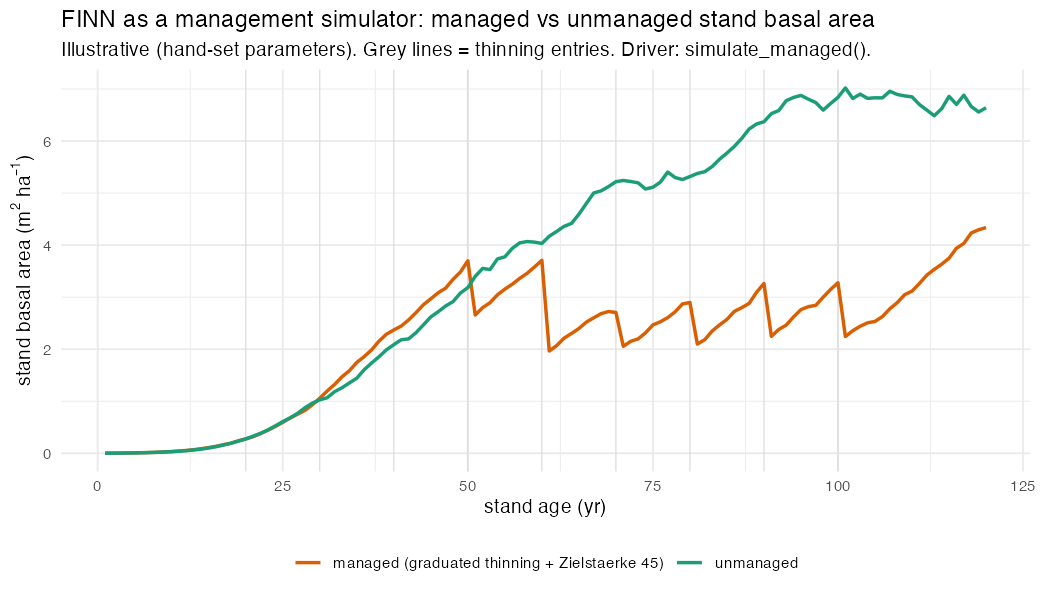

Here is the R script that generated this plot:
# Illustrative managed-vs-unmanaged demonstration of the management tool.
# NOTE: parameters are hand-set (NOT fitted) purely to produce a plausible stand
# so the mechanism is visible; the real calibration is the NW-FVA yield-table fit.
suppressMessages(devtools::load_all(".", quiet = TRUE)); suppressMessages(library(data.table)); suppressMessages(library(ggplot2))
FINN.seed(1)
H <- 120
env <- data.table(expand.grid(siteID = 1:2, year = 1:H)); env[, climate := 0]
m <- finn(N_species = 1L,
  competition_process  = createProcess(~0, FINN::competition,  initSpecies = matrix(c(0.3, 0.2), 1, 2)),
  growth_process       = createProcess(~1, FINN::growth,       initSpecies = matrix(c(0.05, 0.045), 1, 2), initEnv = list(matrix(-1.7, 1, 1))),
  regeneration_process = createProcess(~1, FINN::regeneration, initSpecies = matrix(0.05, 1, 1),           initEnv = list(matrix(2.2, 1, 1))),
  mortality_process    = createProcess(~1, FINN::mortality,    initSpecies = matrix(c(0,0,0), 1, 3),        initEnv = list(matrix(-2.5, 1, 1))))

ha <- function(sim, v) { d <- setDT(sim$long$site); d[variable == v, .(val = sum(value)/0.1/2), by = year] }  # per-ha, avg 2 sites

# unmanaged
base <- predict(m, init_cohort = NULL, env = env, patches = 30, patch_size = 0.1, device = "cpu")
b_ba <- ha(base, "ba"); setnames(b_ba, "val", "ba")

# managed: graduated thinning (below->above) every 10 yr from age 20, target 45 cm
sched <- data.frame(year = seq(20, 100, by = 10))
sched$prescription <- I(replicate(nrow(sched),
  management_params(thinning_intensity = 0.2,
                    thinning_size_bias = graduated_bias(from = -0.6, to = 0.8, ref = 45),
                    target_diameter = 45, target_harvest_fraction = 0.5), simplify = FALSE))
run <- simulate_managed(m, env = env, patches = 30, schedule = sched, patch_size = 0.1, device = "cpu")
m_ba <- setDT(run$trajectory)[variable == "ba", .(ba = sum(value)/0.1/length(unique(siteID))), by = year]

cat("=== harvest log (site 1) ===\n"); print(head(run$harvest, 12))
cat(sprintf("\nunmanaged BA @120 = %.1f ; managed BA @120 = %.1f m2/ha\n",
            b_ba[year==H]$ba, m_ba[year==max(m_ba$year)]$ba))

df <- rbind(data.frame(year = b_ba$year, ba = b_ba$ba, regime = "unmanaged"),
            data.frame(year = m_ba$year, ba = m_ba$ba, regime = "managed (graduated thinning + Zielstaerke 45)"))
p <- ggplot(df, aes(year, ba, colour = regime)) +
  geom_vline(xintercept = seq(20,100,10), colour = "grey85", linewidth = 0.3) +
  geom_line(linewidth = 0.9) +
  scale_colour_manual(values = c("unmanaged" = "#1b9e77", "managed (graduated thinning + Zielstaerke 45)" = "#d95f02"), name = NULL) +
  labs(title = "FINN as a management simulator: managed vs unmanaged stand basal area",
       subtitle = "Illustrative (hand-set parameters). Grey lines = thinning entries. Driver: simulate_managed().",
       x = "stand age (yr)", y = expression("stand basal area (m"^2*" ha"^-1*")")) +
  theme_minimal(base_size = 11) + theme(legend.position = "bottom")
ggsave("dev/pilots/demo_managed.png", p, width = 8, height = 4.6, dpi = 130)
cat("wrote dev/pilots/demo_managed.png\n")
